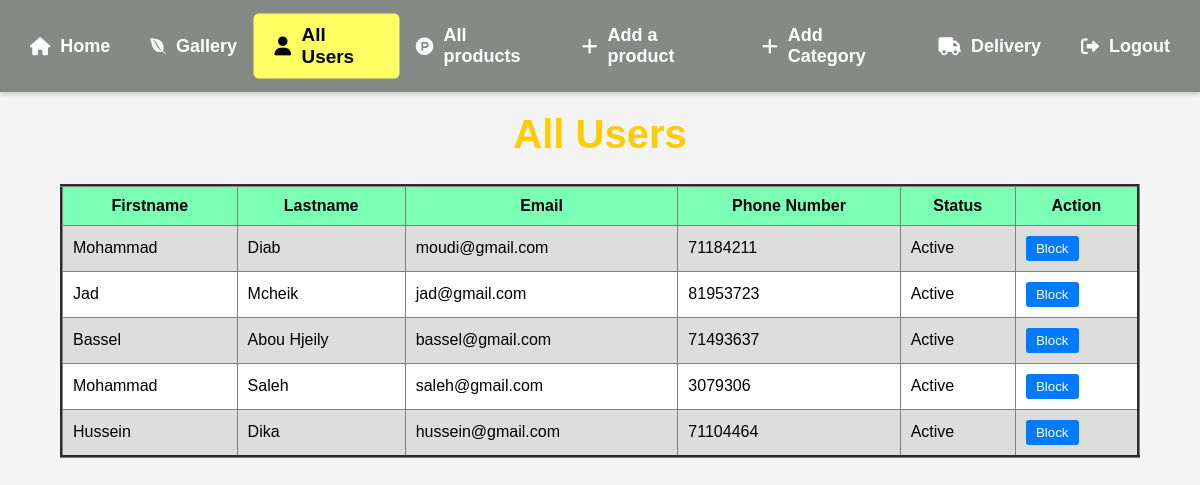
The app's page /Admin/all-users.php (signed in) with its own data.
### tables this page shows
CREATE TABLE `account` (
  `id` int(11) NOT NULL,
  `Firstname` varchar(35) NOT NULL,
  `Lastname` varchar(35) NOT NULL,
  `Password` varchar(350) NOT NULL,
  `ConfirmPassword` varchar(350) NOT NULL,
  `Email` varchar(255) NOT NULL,
  `Phone_Nb` int(11) NOT NULL,
  `role` varchar(35) NOT NULL,
  `status` enum('Active','Blocked') DEFAULT 'Active',
  `latitude` decimal(10,8) DEFAULT NULL,
  `longitude` decimal(11,8) DEFAULT NULL,
  `color` varchar(30) DEFAULT 'black'
);

### Admin/all-users.php (the view, shortened to what this page needs)
<?php
include("navbar.php");
?>
<!DOCTYPE html>
<html lang="en">
<head>
  <link rel="stylesheet" href="css/all-users_css.css">
  <link rel="stylesheet" href="../css/all.min.css">
</head>
<body>
  <h1>All Users</h1>
  <?php
  $sql = "SELECT * FROM `account`  where role != 'admin'  ";
  $result = mysqli_query($conn, $sql);
  if (mysqli_num_rows($result) > 0) {
    echo '<table border="3">';
    echo '<thead>
            <tr>
              <th>Firstname</th>
              <th>Lastname</th>
              <th>Email</th>
              <th>Phone Number</th>
              <th>Status</th>
              <th>Action</th>
            </tr>
          </thead>';
    echo '<tbody>';
    while ($row = mysqli_fetch_assoc($result)) {
      $status = $row['status'];
      $action = ($status === 'Active') ? 'block' : 'unblock';
      $buttonText = ($status === 'Active') ? 'Block' : 'Unblock';
      $buttonClass = ($status === 'Active') ? '' : 'blocked';
      echo '<tr>';
      echo '<td>' . $row['Firstname'] . '</td>';
      echo '<td>' . $row['Lastname'] . '</td>';
      echo '<td>' . $row['Email'] . '</td>';
      echo '<td>' . $row['Phone_Nb'] . '</td>';
      echo '<td>' . $status . '</td>';
      echo '<td>
              <a href="?id=' . $row['id'] . '&action=' . $action . '">
                <button class="btn ' . $buttonClass . '">' . $buttonText . '</button>
              </a>
            </td>';
      echo '</tr>';
    }
    echo '</tbody>';
    echo '</table>';
  } else {
    echo '<p class="no-data">No users found in the database.</p>';
  }
  ?>
</body>
</html>

### Admin/css/all-users_css.css (style rules this page uses)
body { font-family: Arial, sans-serif; }
h1 { text-align: center; color: #ffcc00; margin-top: 20px; font-size: 2.5em; }
table { width: 90%; border-collapse: collapse; animation: fadeIn 0.8s ease-in-out; margin: 10px auto; }
table th, td { padding: 10px; }
table th { background-color: #7bffb4; }
table tr:nth-child(odd) { background-color: #ddd; }
table tr:nth-child(even) { background-color: white; }
.btn { padding: 5px 10px; background-color: #007bff; color: #fff; border: none; border-radius: 3px; cursor: pointer; }

### Admin/navbar.php (style rules this page uses)
body { margin: 0; font-family: 'Poppins', sans-serif; background-color: #f4f4f4; }

### records on screen
account: Firstname "Mohammad", Lastname "Diab", Email "moudi@gmail.com", Phone_Nb "71184211", status "Active", status "Block"
account: Firstname "Jad", Lastname "Mcheik", Email "jad@gmail.com", Phone_Nb "81953723", status "Active", status "Block"
account: Firstname "Bassel", Lastname "Abou Hjeily", Email "bassel@gmail.com", Phone_Nb "71493637", status "Active", status "Block"
account: Firstname "Mohammad", Lastname "Saleh", Email "saleh@gmail.com", Phone_Nb "3079306", status "Active", status "Block"
account: Firstname "Hussein", Lastname "Dika", Email "hussein@gmail.com", Phone_Nb "71104464", status "Active", status "Block"
